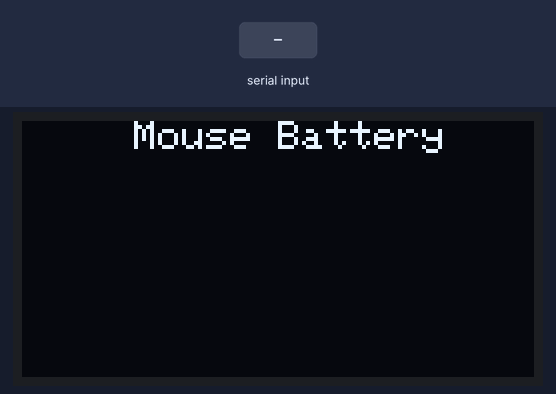
Bench run of a sketch on a simulated Arduino Uno, built with avr-gcc and run on an emulated ATmega328P. Parts: 128×64 one-colour display. The inputs (shaded band) are chosen by the test bench.

Above: at 3.2 s.
3.3 s: "90,45\n" received over Serial
At 5.3 s:
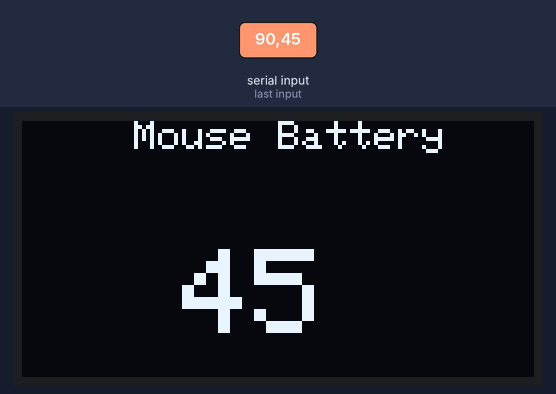
6.3 s: "30,150\n" received over Serial
At 8.4 s:
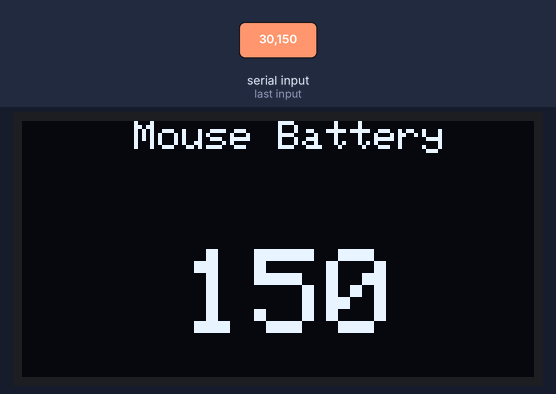
Timing chart, 0 to 9.9 s (numbered marks = the images above; inputs shaded):
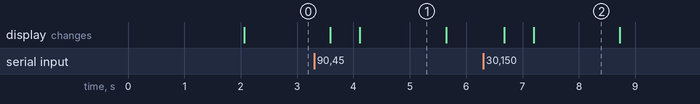

Measured:
- after the input at 3.3 s, the display: first changes after 0.29 s (image 1 shows a later state)
- after the input at 6.3 s, the display: first changes after 0.37 s (image 2 shows a later state)
- what the display in image 1 shows lasts 1.5 s, from 4.1 s to 5.6 s

The sketch:

ArduinoBatteryReport.ino
```cpp
/*********
  Rui Santos
  Complete project details at https://randomnerdtutorials.com
*********/

#include <Wire.h>
#include <Adafruit_GFX.h>
#include <Adafruit_SSD1306.h>

#define SCREEN_WIDTH 128 // OLED display width, in pixels
#define SCREEN_HEIGHT 64 // OLED display height, in pixels

unsigned long previousMillis = 0;        // will store last time the display was updated
const long interval = 900000;            // interval at which to refresh display (5 minutes = 300000ms)
int lastDisplayedNumber = -1;            // store last number displayed


// Declaration for an SSD1306 display connected to I2C (SDA, SCL pins)
Adafruit_SSD1306 display(SCREEN_WIDTH, SCREEN_HEIGHT, &Wire, -1);

void setup() {
  Serial.begin(9600);

  if(!display.begin(SSD1306_SWITCHCAPVCC, 0x3C)) { // Address 0x3D for 128x64
    Serial.println(F("SSD1306 allocation failed"));
    for(;;);
  }
  delay(2000);

  display.clearDisplay();
  writeHeader();
  // Display static text
  display.setCursor(23,32);
  //display.println("---");
  display.display();

}

void loop() {
  unsigned long currentMillis = millis();

  if (Serial.available() > 0) {
    display.clearDisplay();
    writeHeader();
    display.setTextSize(3);
    int incomingNumber = Serial.parseInt();
    display.setCursor(40,32);
    display.println(incomingNumber);
    display.display();

  }
  else if (currentMillis - previousMillis >= interval) {
    display.clearDisplay();
    writeHeader();
    // If no new data has been received in the last 5 minutes, refresh the display
    display.setTextSize(1);
    display.setCursor(23,32);
    display.println("No mouse found");
    // Reset the timer
    previousMillis = currentMillis;
    display.display();
  }
  delay(500);
}

void writeHeader(){
  display.setTextSize(1);
  display.setTextColor(WHITE);
  display.setCursor(28, 0);
  // Display static text
  display.println("Mouse Battery");
}
```
